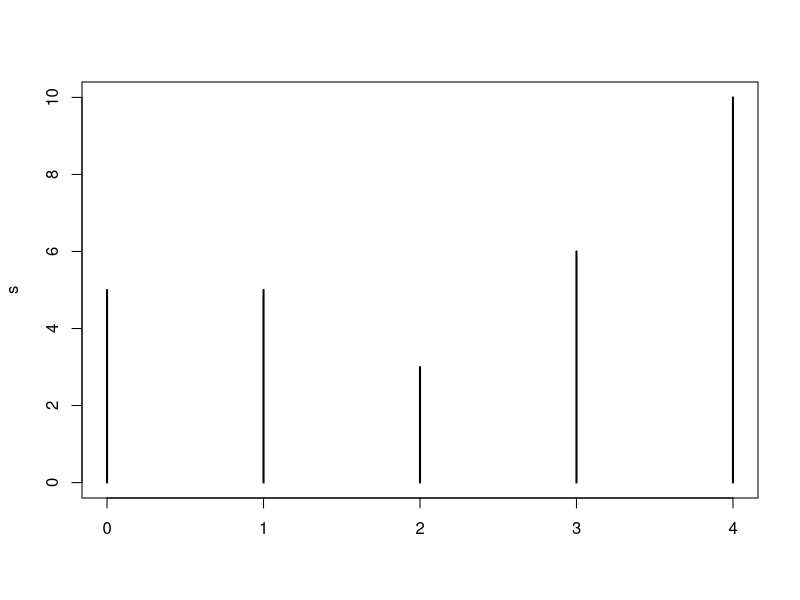

Source code (R): (Note: this script raises an error after producing the figure.)
t <- table(round(rnorm(100, mean(rnorm(3, 2, 3)), 5)))
#plot(t)
s <- t[c("0", "1", "2", "3", "4")]
plot(s)

id = 1:10
df <- data.frame(id)

for (x in 1:6) {
  t <- round(rtruncnorm(10, mean(rnorm(3, 2, 3)), 5,0,4))
  #s <- t[c("0", "1", "2", "3", "4")]
  plot(table(t))
  df[,x+1] <- t
}
View(df)


rtruncnorm <- function(N, mean = 0, sd = 1, a = -Inf, b = Inf) {
  if (a > b) stop('Error: Truncation range is empty');
  U <- runif(N, pnorm(a, mean, sd), pnorm(b, mean, sd));
  qnorm(U, mean, sd); }

plot(rtruncnorm( 100, 2.5, 2, 0, 5))
